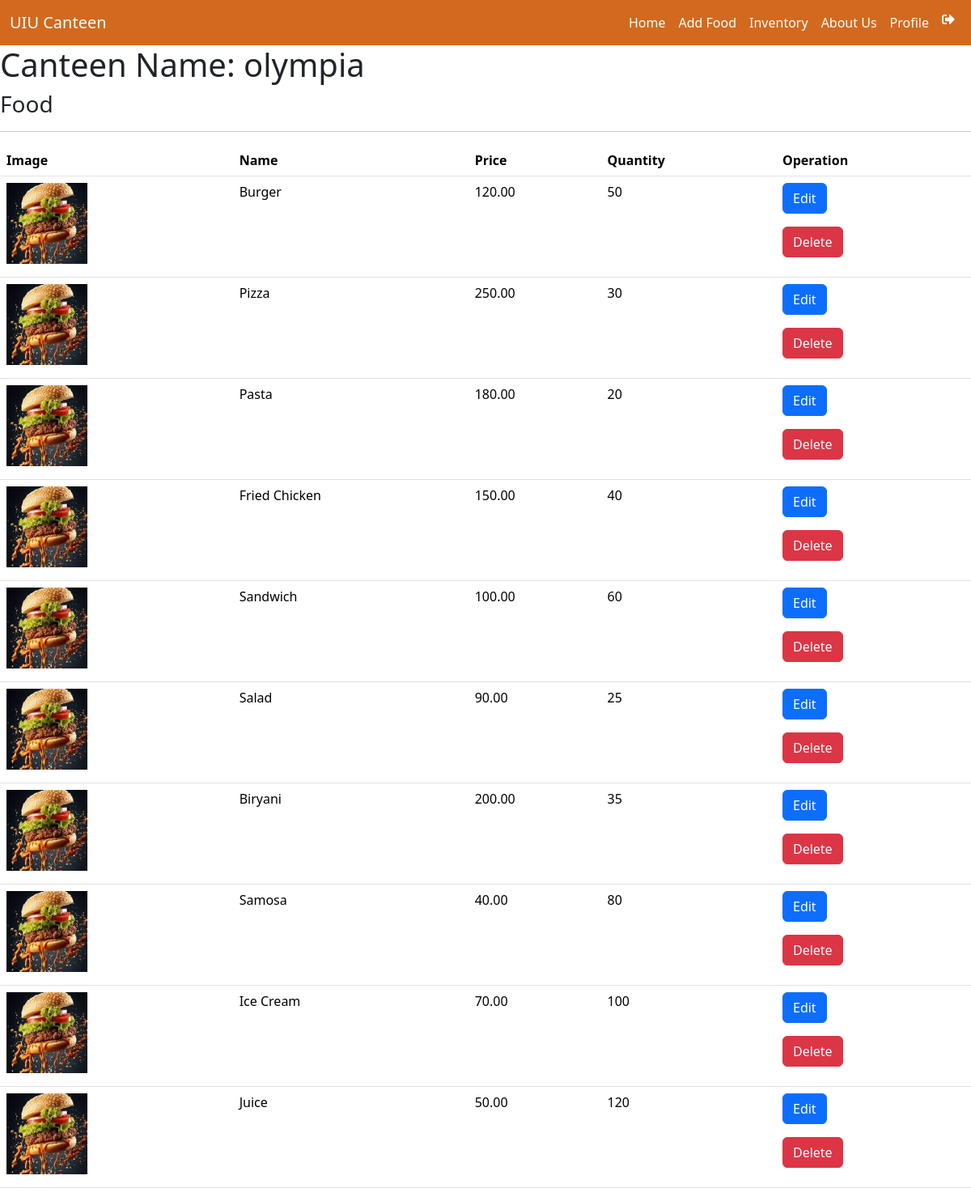
Screenshot of /pages/canteenOwnerHome.php (signed in) with the database file from the repository.
### tables this page shows
CREATE TABLE `canteen` (
  `id` int(11) NOT NULL,
  `canteen_name` varchar(100) NOT NULL,
  `owner_id` int(11) NOT NULL,
  `created_at` timestamp NOT NULL DEFAULT current_timestamp()
);

CREATE TABLE `food` (
  `id` int(11) NOT NULL,
  `foodname` varchar(100) NOT NULL,
  `image` varchar(255) NOT NULL,
  `description` text NOT NULL,
  `price` decimal(10,2) NOT NULL,
  `quantity` int(11) NOT NULL,
  `canteen_id` int(11) NOT NULL,
  `created_at` timestamp NOT NULL DEFAULT current_timestamp()
);

### pages/canteenOwnerHome.php (the view, shortened to what this page needs)
<?php include('../include/canteenOwnerNav.php');
include('../config/config.php');
$oid = $_SESSION['id'];
$query = "SELECT `id`, `canteen_name` FROM `canteen` WHERE owner_id = '$oid'";
$run = mysqli_query($conn, $query);
$result = mysqli_fetch_array($run);
$canteen_id = $result['id'];
?>
<!DOCTYPE html>
<html lang="en">
<head>
    <link href="https://cdn.jsdelivr.net/npm/bootstrap@5.3.3/dist/css/bootstrap.min.css" rel="stylesheet"
>
</head>
<body>
    <h1>Canteen Name: <?php echo $result['canteen_name'] ?></h1>
    <h3>Food</h3>
    <hr>
    <table class="table">
        <tr>
            <th>Image</th>
            <th>Name</th>
            <th>Price</th>
            <th>Quantity</th>
            <th>Operation</th>
        </tr>
        <?php
        $query = "SELECT `id`, `foodname`, `image`, `description`, `price`, `quantity` FROM `food` WHERE canteen_id = '$canteen_id'";
        $run = mysqli_query($conn, $query);
        if (mysqli_num_rows($run) > 0) {
            while ($result = mysqli_fetch_array($run)) {
                ?>
                <tr>
                    <td><img src="../assets/images/food/<?php echo $canteen_id ?>/<?php echo $result['image'] ?>"
                            alt="Food Image"></td>
                    <td><?php echo $result['foodname'] ?></td>
                    <td><?php echo $result['price'] ?></td>
                    <td><?php echo $result['quantity'] ?></td>
                    <td>
                        <form action="edit_food.php" method="post">
                            <input type="submit" value="Edit" name="edit" class="btn btn-primary">
                        </form>
                        <form action="delete_food.php" method="post">
                            <input type="submit" value="Delete" name="delete" class="btn btn-danger">
                        </form>
                    </td>
                </tr>
                <?php
            }
        }
        ?>
    </table>
</body>
</html>

### include/canteenOwnerNav.php (style rules this page uses)
body { padding-top: 56px; }

### pages/canteenOwnerHome.php (style rules this page uses)
img { height: 100px; width: 100px; }

### rows the page displays
canteen: canteen_name "olympia"
food: image (picture), foodname "Burger", price "120.00", quantity "50"
food: image (picture), foodname "Pizza", price "250.00", quantity "30"
food: image (picture), foodname "Pasta", price "180.00", quantity "20"
food: image (picture), foodname "Fried Chicken", price "150.00", quantity "40"
food: image (picture), foodname "Sandwich", price "100.00", quantity "60"
food: image (picture), foodname "Salad", price "90.00", quantity "25"
food: image (picture), foodname "Biryani", price "200.00", quantity "35"
food: image (picture), foodname "Samosa", price "40.00", quantity "80"
food: image (picture), foodname "Ice Cream", price "70.00", quantity "100"
food: image (picture), foodname "Juice", price "50.00", quantity "120"
